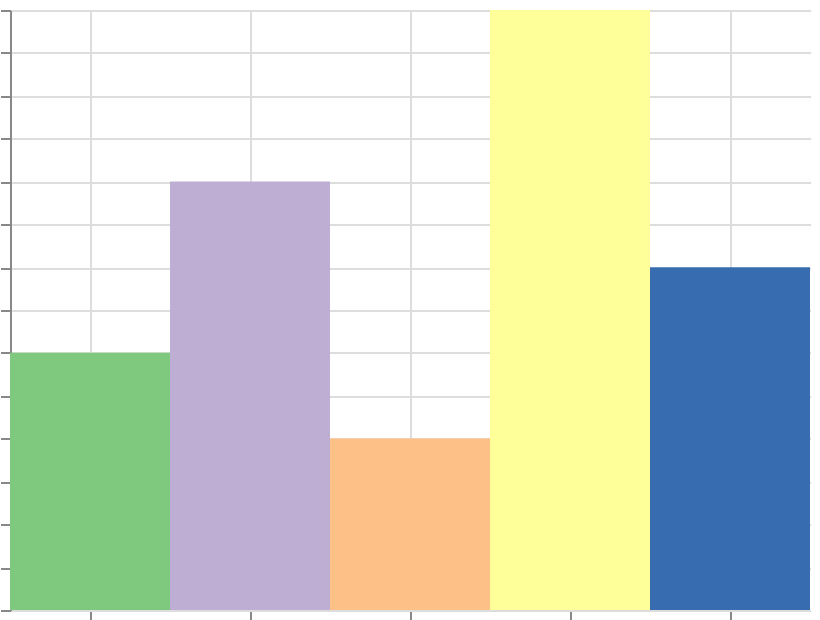

The Vega-Lite source for this figure:
### Vega specification from a JSON file in a GitHub repository (floating-point values rounded to 4 significant figures)
{"$schema": "https://vega.github.io/schema/vega/v6.json", "width": 400, "height": 300, "padding": 5, "autosize": "none", "data": [{"name": "table", "values": [{"cat": "A", "val": 3}, {"cat": "B", "val": 5}, {"cat": "C", "val": 2}, {"cat": "D", "val": 7}, {"cat": "E", "val": 4}]}], "scales": [{"name": "x", "type": "band", "domain": {"data": "table", "field": "cat", "sort": true}, "range": "width"}, {"name": "y", "type": "linear", "domain": {"data": "table", "field": "val"}, "range": [{"signal": "height"}, 0], "zero": true, "nice": true}, {"name": "color", "type": "ordinal", "domain": {"data": "table", "field": "cat", "sort": true}, "range": {"scheme": "accent"}}], "marks": [{"type": "rect", "from": {"data": "table"}, "encode": {"update": {"x": {"scale": "x", "field": "cat"}, "width": {"scale": "x", "band": 1}, "y": {"scale": "y", "field": "val"}, "y2": {"scale": "y", "value": 0}, "fill": {"scale": "color", "field": "cat"}}}}], "axes": [{"scale": "x", "orient": "bottom", "grid": true, "labels": false}, {"scale": "y", "orient": "left", "grid": true, "labels": false}], "legends": [{"fill": "color"}]}
